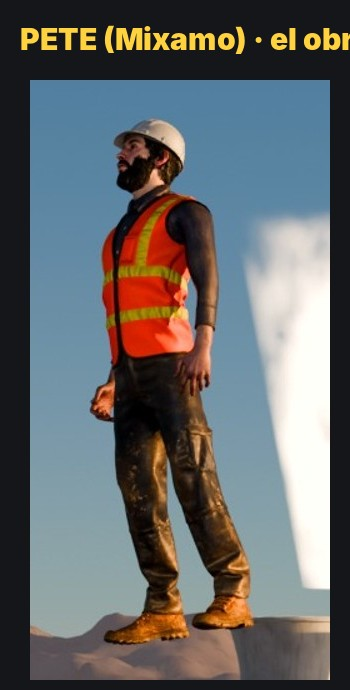
#> input picture studio/episodios/ep07-rascacielos-encoge/ficha.jpg, 350 x 690 px
$ python ficha.py ../ficha.jpg ../ficha.jpg ../ficha.jpg ../ficha.jpg
#> lines starting #> are read from the running program, lines starting #| are printed output that depends on the picture
"""ficha.jpg del Ep. 5: los dos personajes tal como salen en los cuadros de estilo aprobados (puerta 4).
Uso: python3 ficha.py <estilo_A_HD.jpg> <estilo_B_HD.jpg> <salida.jpg>
La caja de cada personaje sale de su posición en pantalla (medida en el render), no de números a ojo."""
import sys
from PIL import Image, ImageDraw, ImageFont

a, b, out = sys.argv[1:4]
F = ImageFont.truetype("/home/claude/reels-ia/studio/plantilla/fonts/Inter-Black.otf", 34) if len(sys.argv) < 5 else None
A = Image.open(a).convert("RGB")
#> A is the input picture: PIL image 350x690 RGB; mean R, G, B 100.3, 102.8, 103.7
B = Image.open(b).convert("RGB")
rana = A.crop((140, 560, 940, 1160)).resize((800, 600))
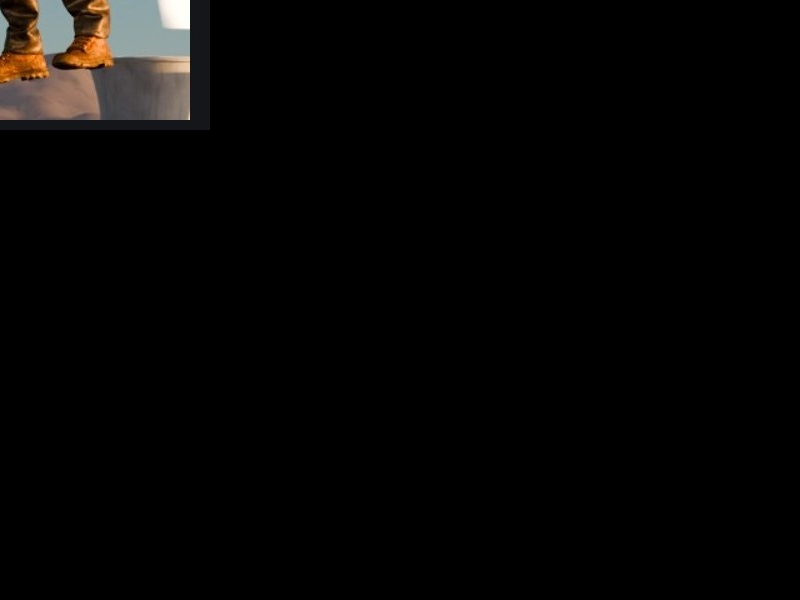
#> rana: PIL image 800x600 RGB; mean R, G, B 6.3, 5.5, 4.8
#> (the run stopped early here; a loop or call above may not have finished)
